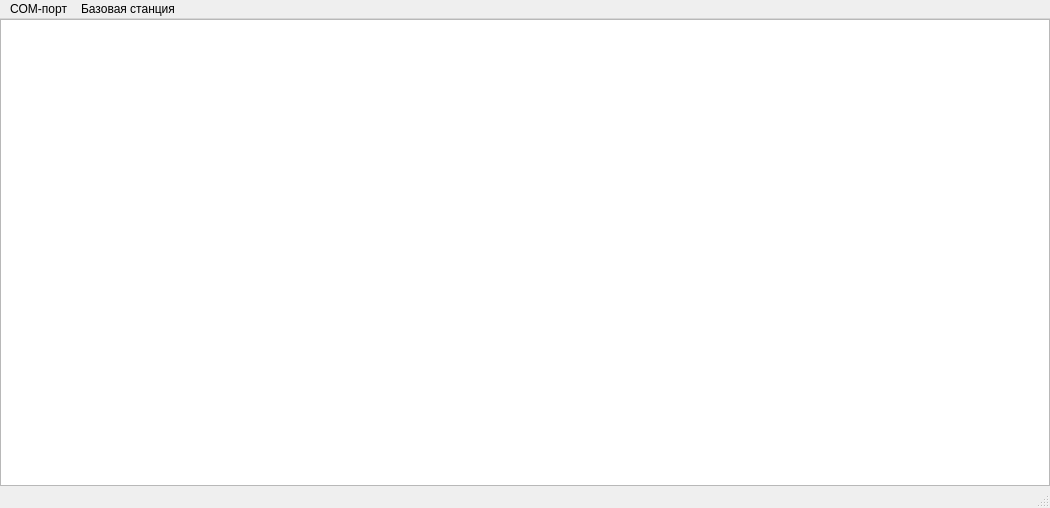
<?xml version="1.0" encoding="UTF-8"?>
<ui version="4.0">
 <class>MainWindow</class>
 <widget class="QMainWindow" name="MainWindow">
  <property name="geometry">
   <rect>
    <x>0</x>
    <y>0</y>
    <width>1050</width>
    <height>508</height>
   </rect>
  </property>
  <property name="windowTitle">
   <string>ПДУиТР - мод С</string>
  </property>
  <widget class="QWidget" name="centralwidget">
   <layout class="QVBoxLayout" name="verticalLayout_2">
    <property name="spacing">
     <number>0</number>
    </property>
    <property name="leftMargin">
     <number>0</number>
    </property>
    <property name="topMargin">
     <number>0</number>
    </property>
    <property name="rightMargin">
     <number>0</number>
    </property>
    <property name="bottomMargin">
     <number>0</number>
    </property>
    <item>
     <widget class="QTableWidget" name="tableWidget"/>
    </item>
   </layout>
  </widget>
  <widget class="QStatusBar" name="statusbar"/>
  <widget class="QMenuBar" name="menubar">
   <property name="geometry">
    <rect>
     <x>0</x>
     <y>0</y>
     <width>1050</width>
     <height>21</height>
    </rect>
   </property>
   <widget class="QMenu" name="menuCOM">
    <property name="title">
     <string>COM-порт</string>
    </property>
   </widget>
   <widget class="QMenu" name="menuBaseStation">
    <property name="title">
     <string>Базовая станция</string>
    </property>
    <widget class="QMenu" name="menuRetranslate">
     <property name="title">
      <string>Режим ретранслятора</string>
     </property>
     <addaction name="action_retransEnable"/>
     <addaction name="action_retransDisable"/>
    </widget>
    <addaction name="menuRetranslate"/>
    <addaction name="action_currentTime"/>
    <addaction name="action_periodTx"/>
    <addaction name="action_numChannel"/>
    <addaction name="action_powerTrans"/>
    <addaction name="action_addrMod"/>
    <addaction name="action_freqOffset"/>
    <addaction name="action_validTable"/>
   </widget>
   <addaction name="menuCOM"/>
   <addaction name="menuBaseStation"/>
  </widget>
  <action name="action">
   <property name="text">
    <string>Активировать</string>
   </property>
  </action>
  <action name="action_2">
   <property name="text">
    <string>Деактивировать</string>
   </property>
  </action>
  <action name="action_retransEnable">
   <property name="text">
    <string>Активировать</string>
   </property>
  </action>
  <action name="action_retransDisable">
   <property name="text">
    <string>Деактивировать</string>
   </property>
  </action>
  <action name="action_currentTime">
   <property name="text">
    <string>Корректировка времени</string>
   </property>
  </action>
  <action name="action_periodTx">
   <property name="text">
    <string>Время между передачей</string>
   </property>
  </action>
  <action name="action_numChannel">
   <property name="text">
    <string>Номер канала</string>
   </property>
  </action>
  <action name="action_powerTrans">
   <property name="text">
    <string>Мощность передатчика</string>
   </property>
  </action>
  <action name="action_addrMod">
   <property name="text">
    <string>Адрес модуляции</string>
   </property>
  </action>
  <action name="action_freqOffset">
   <property name="text">
    <string>Корректировка по частоте</string>
   </property>
  </action>
  <action name="action_validTable">
   <property name="text">
    <string>Таблица валидных номеров</string>
   </property>
  </action>
 </widget>
 <resources/>
 <connections/>
</ui>
